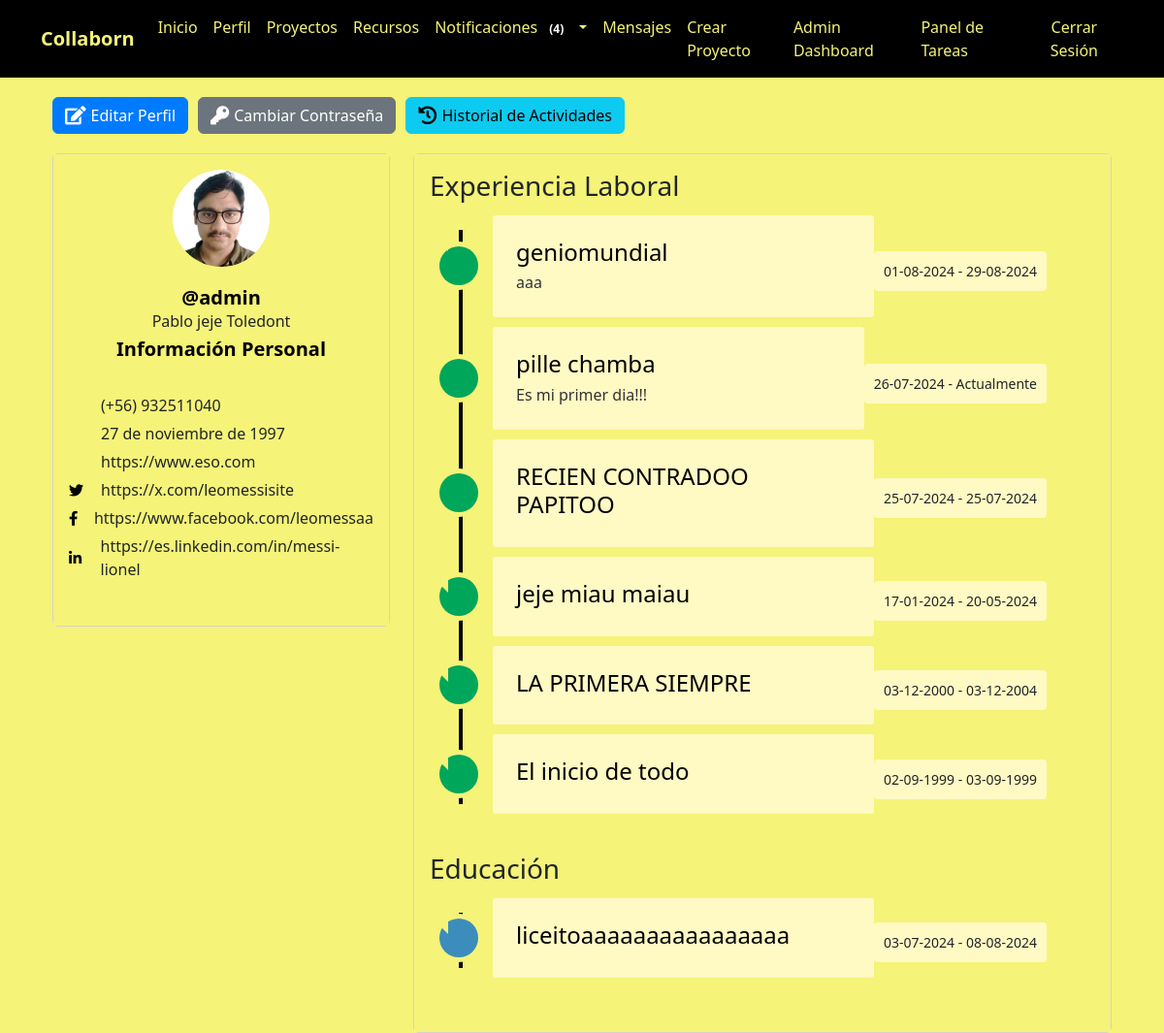
/perfil/ (signed in), run on an earlier commit of the app's database.
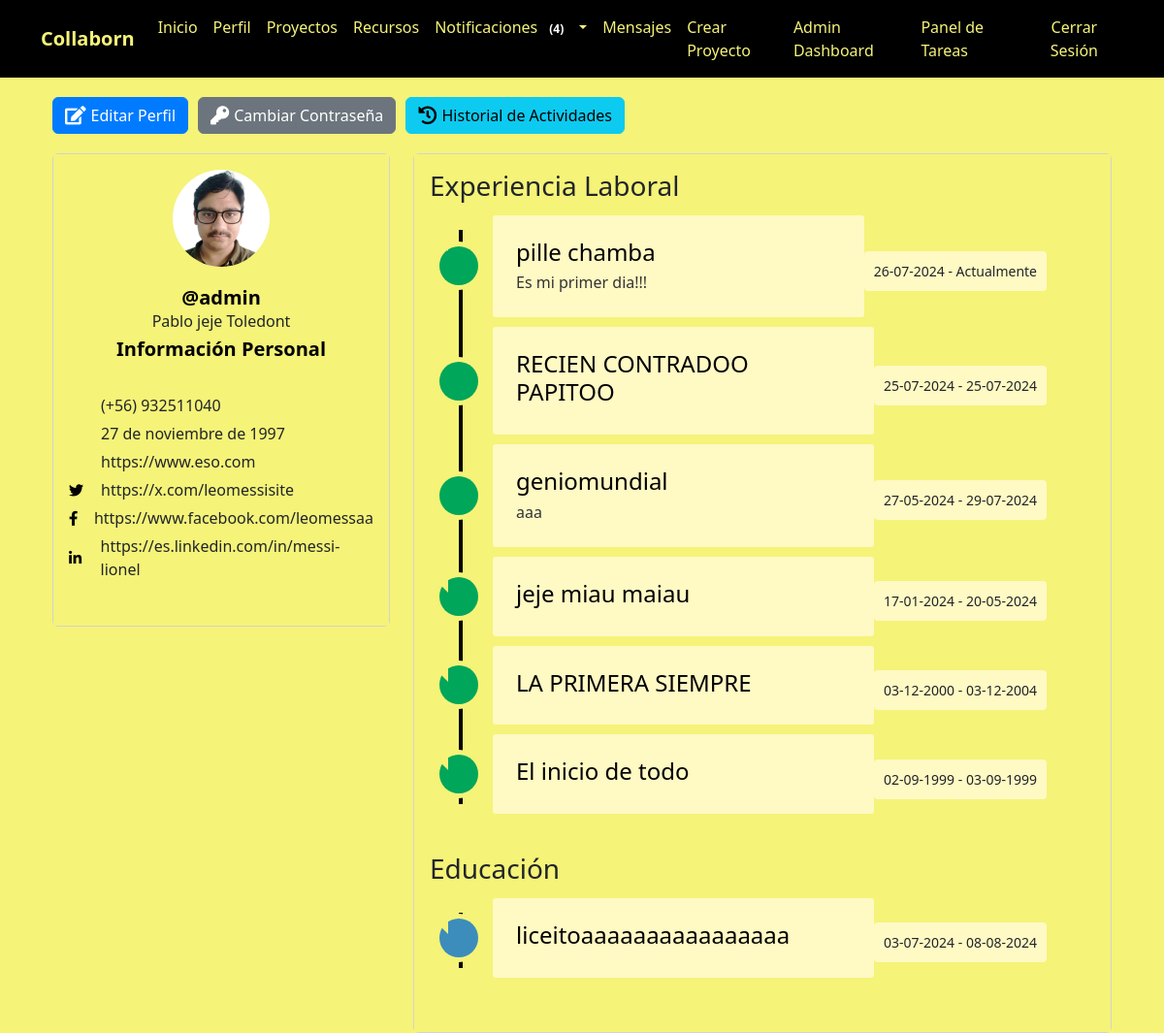
And on a later commit of the database.
### myapp/models.py (models this page shows, shortened)
class Perfil(models.Model):
    user = models.OneToOneField(User, on_delete=models.CASCADE)
    nombre = models.CharField(max_length=30, blank=True, null=True)
    apellido = models.CharField(max_length=30, blank=True, null=True)
    telefono = models.CharField(max_length=15, blank=True, null=True)
    fecha_nacimiento = models.DateField(null=True, blank=True)
    avatar = models.ImageField(upload_to='avatars/', null=True, blank=True)
    website = models.URLField(max_length=200, blank=True, null=True)
    twitter = models.URLField(max_length=200, blank=True, null=True)
    facebook = models.URLField(max_length=200, blank=True, null=True)
    linkedin = models.URLField(max_length=200, blank=True, null=True)

class ExperienciaLaboral(models.Model):
    perfil = models.ForeignKey(Perfil, related_name='experiencias', on_delete=models.CASCADE)
    titulo = models.CharField(max_length=100, blank=True, null=True)
    descripcion = models.TextField(blank=True, null=True)
    fecha_inicio = models.DateField(default=timezone.now)
    fecha_fin = models.DateField(blank=True, null=True)

class Educacion(models.Model):
    perfil = models.ForeignKey(Perfil, related_name='educaciones', on_delete=models.CASCADE)
    titulo = models.CharField(max_length=100, blank=True, null=True)
    institucion = models.CharField(max_length=100, blank=True, null=True)
    fecha_inicio = models.DateField(default=timezone.now)
    fecha_fin = models.DateField(blank=True, null=True)

### myapp/views.py (the view)
# urls.py: path('perfil/', views.ver_perfil, name='ver_perfil'),
@login_required
@login_required
def ver_perfil(request):
    perfil = request.user.perfil
    experiencias = perfil.experiencias.all().order_by('-fecha_inicio')
    educaciones = perfil.educaciones.all().order_by('-fecha_inicio')
    return render(request, 'myapp/ver_perfil.html', {
        'perfil': perfil,
        'experiencias': experiencias,
        'educaciones': educaciones,
    })

### myapp/templates/myapp/ver_perfil.html (shortened to what this page needs)
{% extends 'myapp/base.html' %}
{% load static %}
{% block extra_css %}
<link rel="stylesheet" href="{% static 'css/ver_perfil.css' %}">
<link href="https://cdnjs.cloudflare.com/ajax/libs/font-awesome/5.11.2/css/all.min.css" rel="stylesheet">
<link href="https://cdn.jsdelivr.net/npm/@icon/entypo@1.0.3/entypo.css" rel="stylesheet">
{% endblock %}
{% block content %}
<div class="container bootstrap snippet">
    <div class="row">
        <div class="col-md-12">
            <div class="btn-group-custom">
                <a href="{% url 'editar_perfil' %}" class="btn btn-primary btn-custom">
                    <i class="fa fa-edit"></i> Editar Perfil
                </a>
                <a href="{% url 'cambiar_password' %}" class="btn btn-secondary btn-custom">
                    <i class="fa fa-key"></i> Cambiar Contraseña
                </a>
                <a href="{% url 'historial_actividades' %}" class="btn btn-info btn-custom">
                    <i class="fa fa-history"></i> Historial de Actividades
                </a>
            </div>
        </div>
    </div>
    <div class="row">
        <div class="col-md-4">
            <div class="left-profile-card card">
                <div class="card-body">
                    <div class="user-profile">
                        {% if perfil.avatar %}
                            <img src="{{ perfil.avatar.url }}" class="img-fluid rounded-circle" alt="Avatar">
                        {% else %}
                            <img src="{% static 'images/default-avatar.png' %}" class="img-fluid rounded-circle" alt="Avatar">
                        {% endif %}
                    </div>
                    <h3>@{{ user.username }}</h3>
                    <p>{{ perfil.nombre }} {{ perfil.apellido }}</p>
                    <div class="personal-info">
                        <h3>Información Personal</h3>
                        <ul class="personal-list">
                            <br>
                            <li>(+56) {{ perfil.telefono }}</li>
                            <li>{{ perfil.fecha_nacimiento }}</li>
                            <li>{{ perfil.website }}</li>
                            <li class="list-group-item text-right"><span class="pull-left"><strong></strong></span> <i class="fab fa-twitter"></i> {{ perfil.twitter }}</li>
                            <li class="list-group-item text-right"><span class="pull-left"><strong></strong></span> <i class="fab fa-facebook-f"></i> {{ perfil.facebook }}</li>
                            <li class="list-group-item text-right"><span class="pull-left"><strong></strong></span> <i class="fab fa-linkedin-in"></i> {{ perfil.linkedin }}</li>
                        </ul>
                    </div>
                </div>
            </div>
        </div>
        <div class="col-md-8">
            <div class="right-profile-card card">
                <div class="card-body">
                    <h3>Experiencia Laboral</h3>
                    <div class="timeline-centered">
                        {% for experiencia in experiencias %}
                            <article class="timeline-entry">
                                <div class="timeline-entry-inner">
                                    <div class="timeline-icon bg-success">
                                    </div>
                                    <div class="timeline-label">
                                        <h2>{{ experiencia.titulo }}</h2>
                                        <p>{{ experiencia.descripcion }}</p>
                                    </div>
                                    <time class="timeline-time" datetime="{{ experiencia.fecha_inicio }}">{{ experiencia.fecha_inicio|date:"d-m-Y" }} -
                                        {% if experiencia.fecha_fin %}
                                            {{ experiencia.fecha_fin|date:"d-m-Y" }}
                                        {% else %}
                                            Actualmente
                                        {% endif %}
                                    </time>
                                </div>
                            </article>
                        {% endfor %}
                    </div>
                    <h3>Educación</h3>
                    <div class="timeline-centered">
                        {% for educacion in educaciones %}
                            <article class="timeline-entry">
                                <div class="timeline-entry-inner">
                                    <div class="timeline-icon bg-info">
                                    </div>
                                    <div class="timeline-label">
                                        <h2>{{ educacion.institucion }}</h2>
                                    </div>
                                    <time class="timeline-time" datetime="{{ educacion.fecha_inicio }}">{{ educacion.fecha_inicio|date:"d-m-Y" }} -
                                        {% if educacion.fecha_fin %}
                                            {{ educacion.fecha_fin|date:"d-m-Y" }}
                                        {% else %}
                                            Actualmente
                                        {% endif %}
                                    </time>
                                </div>
                            </article>
                        {% endfor %}
                    </div>
                </div>
            </div>
        </div>
    </div>
</div>
{% endblock %}

### myapp/templates/myapp/base.html (shortened to what this page needs)
<!DOCTYPE html>
<html lang="es">
<head>
    {% load static %}
    <link rel="stylesheet" href="{% static 'css/bootstrap.min.css' %}">
    <link rel="stylesheet" href="{% static 'css/style.css' %}">
    <link rel="stylesheet" href="{% static 'css/ver_perfil.css' %}">
    <link rel="stylesheet" href="{% static 'css/register.css' %}">
    <link rel="stylesheet" href="https://cdnjs.cloudflare.com/ajax/libs/font-awesome/5.15.4/css/all.min.css">
    <link rel="stylesheet" href="https://cdn.jsdelivr.net/npm/@icon/entypo@1.0.3/entypo.css">
    <link rel="stylesheet" href="https://cdnjs.cloudflare.com/ajax/libs/bootstrap-datepicker/1.9.0/css/bootstrap-datepicker.min.css">
    {% block extra_css %}{% endblock %}
</head>
<body>
    {% if user.is_authenticated %}
    <header>
        <nav class="navbar navbar-expand-lg fixed-top custom-navbar">
            <div class="container">
                <a class="navbar-brand" href="{% url 'index' %}">Collaborn</a>
                <div class="collapse navbar-collapse justify-content-between" id="navbarNav">
                    <ul class="navbar-nav mx-auto">
                        <li class="nav-item"><a class="nav-link" href="{% url 'index' %}">Inicio</a></li>
                        <li class="nav-item"><a class="nav-link" href="{% url 'ver_perfil' %}">Perfil</a></li>
                        <li class="nav-item"><a class="nav-link" href="{% url 'proyecto_lista' %}">Proyectos</a></li>
                        <li class="nav-item"><a class="nav-link" href="{% url 'listar_recursos' %}">Recursos</a></li>
                        <li class="nav-item dropdown">
                            <a class="nav-link dropdown-toggle" href="#" id="notificacionesDropdown" role="button" data-toggle="dropdown" aria-haspopup="true" aria-expanded="false">
                                Notificaciones <span id="notificaciones-count" class="badge badge-danger"></span>
                            </a>
                        </li>
                        <li class="nav-item">
                            <a class="nav-link" href="{% url 'listar_mensajes' %}">Mensajes
                            </a>
                        </li>
                        {% if user.is_staff %}
                        <li class="nav-item"><a class="nav-link" href="{% url 'crear_proyecto' %}">Crear Proyecto</a></li>
                        <li class="nav-item"><a class="nav-link" href="{% url 'admin_dashboard' %}">Admin Dashboard</a></li>
                        <li class="nav-item"><a class="nav-link" href="{% url 'admin_panel_tareas' %}">Panel de Tareas</a></li>
                        {% endif %}
                        <li class="nav-item">
                            <form method="post" action="{% url 'logout' %}">
                                <button type="submit" class="btn btn-link nav-link">Cerrar Sesión</button>
                            </form>
                        </li>
                    </ul>
                </div>
            </div>
        </nav>
    </header>
    {% endif %}
    <main class="container">
        {% block content %}{% endblock %}
    </main>
</body>
</html>

### myapp/static/css/style.css (style rules this page uses)
body { padding-top: 20px; }
.navbar-brand { font-weight: bold; }
.btn-primary { background-color: #007bff; border-color: #007bff; }
.list-group-item { margin-bottom: 10px; }

### myapp/static/css/ver_perfil.css (style rules this page uses)
.card-body { background: #f5f378; }
.left-profile-card .user-profile img { width: 100px; height: 100px; border-radius: 50%; margin: auto; display: block; margin-bottom: 20px; background: #f5f378; }
.left-profile-card h3 { font-size: 20px; margin-bottom: 0; font-weight: 700; text-align: center; color: #000000; background: #f5f378; }
.left-profile-card p { margin-bottom: 5px; text-align: center; background: #f5f378; }
.personal-info { margin-bottom: 30px; background: #f5f378; }
.personal-info .personal-list { list-style-type: none; margin: 0; padding: 0; background: #f5f378; }
.personal-list li { margin-bottom: 5px; display: flex; align-items: center; background: #f5f378; }
.personal-info h3 { margin-bottom: 10px; color: #000000; background: #f5f378; }
.personal-info i { font-size: 15px; color: #000000; margin-right: 15px; width: 18px; background: #f5f378; }
.timeline-centered { position: relative; margin-bottom: 30px; }
.timeline-centered:before { content: ''; position: absolute; display: block; width: 4px; background: #000000; top: 20px; bottom: 20px; margin-left: 30px; }
.timeline-centered .timeline-entry { position: relative; margin-top: 5px; margin-left: 30px; margin-bottom: 10px; clear: both; }
.timeline-centered .timeline-entry .timeline-entry-inner { display: flex; align-items: center; margin-left: -20px; position: relative; }
.timeline-centered .timeline-entry .timeline-entry-inner .timeline-time { position: relative; text-align: right; padding: 10px; box-sizing: border-box; font-size: 14px; z-index: 1000; background: #fff9c4; border-radius: 4px; margin-top: 10px; }
.timeline-centered .timeline-entry .timeline-entry-inner .timeline-icon { background: #f5f378; width: 40px; height: 40px; text-align: center; line-height: 40px; border-radius: 50%; box-shadow: 0 0 0 5px #f5f378; color: #00d512; border: 1px solid #ff0000; font-size: 26px; margin-right: 15px; flex-shrink: 0; }
.timeline-centered .timeline-entry .timeline-entry-inner .timeline-label { background: #fff9c4; padding: 1.5em; margin-left: 0; border-radius: 3px; flex-grow: 1; width: 351.44px; color: #333; }
.timeline-centered .timeline-entry .timeline-entry-inner .timeline-label h2 { margin-top: 0; font-size: 1.5em; margin-bottom: 5px; display: flex; align-items: center; color: #000000; }
.timeline-centered .timeline-entry .timeline-entry-inner .timeline-label p { margin: 0; font-size: 1em; line-height: 1.5em; }
.timeline-centered .timeline-entry .timeline-entry-inner .timeline-label:after { content: ''; display: block; position: absolute; left: 0; top: 19px; width: 0; height: 0; border: 9px solid transparent; border-right-color: #f5f378; margin-left: -9px; }
.timeline-centered .timeline-entry .timeline-entry-inner .timeline-icon.bg-success { background: #00a65a !important; border: none; }
.timeline-centered .timeline-entry .timeline-entry-inner .timeline-icon.bg-info { background: #3c8dbc !important; border: none; }
.right-profile-card .card-body { overflow: hidden; background: #f5f378; }
.timeline-centered { position: relative; margin-bottom: 30px; max-width: 100%; overflow: hidden; }
.timeline-centered .timeline-entry { position: relative; margin-top: 5px; margin-left: 30px; margin-bottom: 10px; clear: both; max-width: calc(100% - 60px); }
.timeline-centered .timeline-entry .timeline-entry-inner { display: flex; align-items: center; margin-left: -20px; position: relative; max-width: 100%; }
.timeline-centered .timeline-entry .timeline-entry-inner .timeline-label { padding: 1.5em; margin-left: 0; border-radius: 3px; flex-grow: 1; max-width: 100%; overflow: hidden; }

### myapp/static/css/register.css (style rules this page uses)
body { background-color: #dcc4fa; }

### myapp/templates/myapp/ver_perfil.html (style rules this page uses)
.btn-group-custom { display: flex; gap: 10px; margin-bottom: 20px; }
.btn-custom { display: flex; align-items: center; gap: 5px; }
.btn-custom i { font-size: 1.2em; }

### myapp/templates/myapp/base.html (style rules this page uses)
body { background-color: #f5f378; }
main.container { margin-top: 80px; }
.navbar.custom-navbar { background-color: #000000; }
.navbar.custom-navbar .navbar-nav .nav-link { color: #f5f378; }
.navbar.custom-navbar .navbar-brand { color: #f5f378; }

What changed in the data, as far as the page shows it:
changed ExperienciaLaboral "geniomundial": fecha_inicio "01-08-2024" → "27-05-2024"; fecha_fin "29-08-2024" → "29-07-2024"; moves down the list
